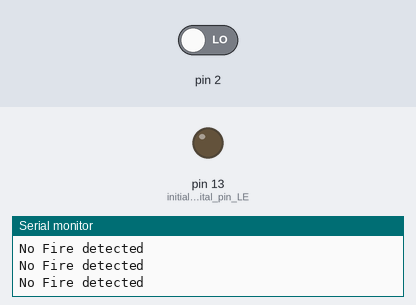
A sketch run on a simulated Arduino Uno, built with avr-gcc and run on an emulated ATmega328P. Shown: output pins drawn as LEDs (lit = HIGH), the last lines printed to the serial monitor. Inputs (shaded band) come from the test bench; at power-on: pin 2 LOW.

Above: at 1.2 s.
1.3 s: pin 2 driven HIGH
At 2.5 s:
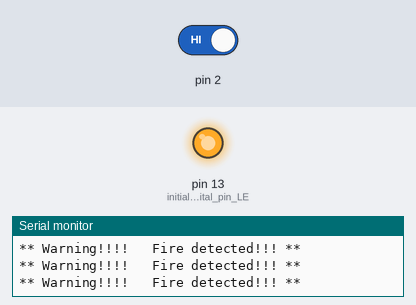
2.8 s: pin 2 driven LOW
At 3.9 s:
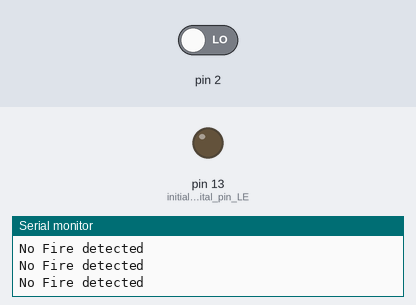
Timing chart, 0 to 5.8 s (numbered marks = the images above; inputs shaded):
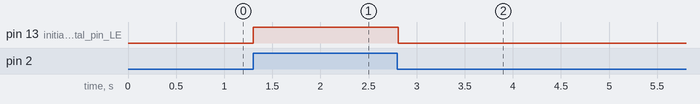

Measured:
- after the input at 1.3 s, pin 13 (initialize_digital_pin_LE): LOW → HIGH at once
- after the input at 2.8 s, pin 13 (initialize_digital_pin_LE): HIGH → LOW at once

The sketch:

Interfacing_firesensor.ino
```cpp
void setup()
{
  pinMode(8, INPUT); //initialize Flame sensor output pin connected pin as input.
  pinMode(LED_BUILTIN, OUTPUT);// initialize digital pin LED_BUILTIN as an output.
  Serial.begin(9600);// initialize serial communication @ 9600 baud:
}

void loop()
{
  if (digitalRead(2) == 1 )
  {
    digitalWrite(LED_BUILTIN, HIGH); // Led ON
    Serial.println("** Warning!!!!   Fire detected!!! **");
  }
  else
  {
    digitalWrite(LED_BUILTIN, LOW); // Led OFF
    Serial.println("No Fire detected");
  }
  delay(100);
}
```
